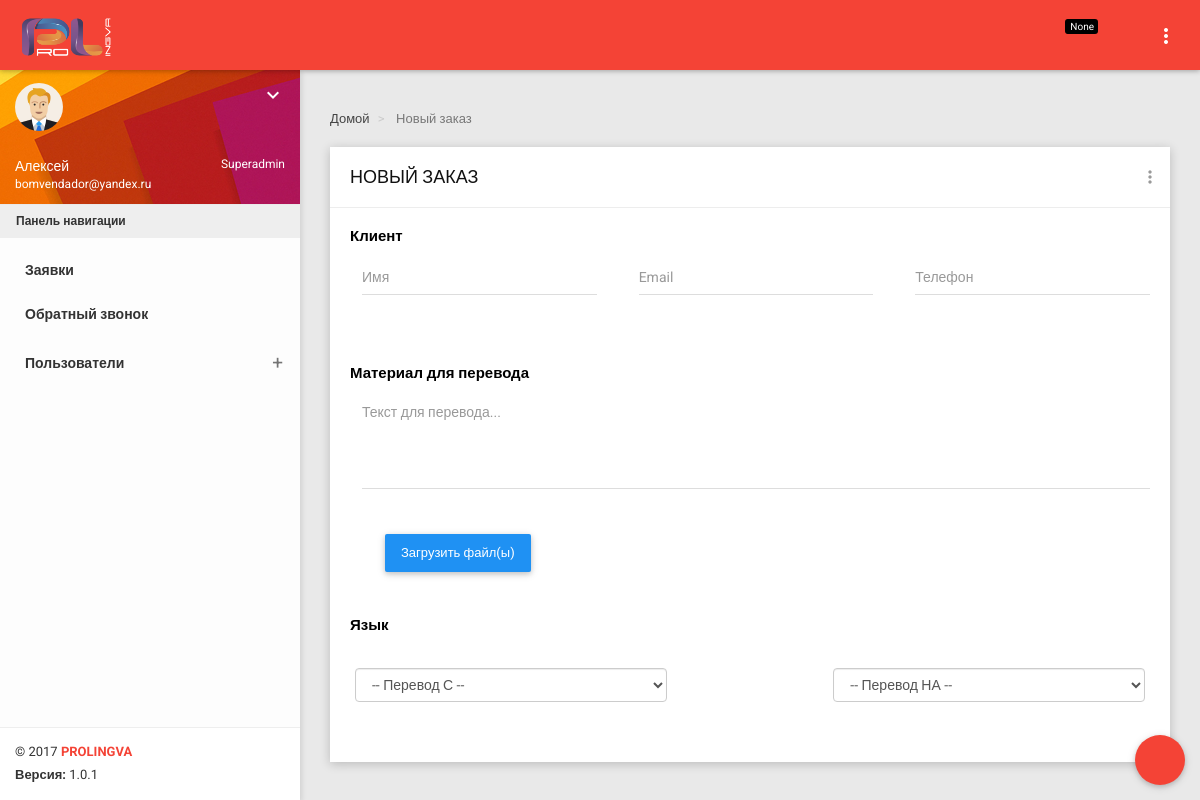
Before: /ru/dashbrd/add_new_order/ (signed in) with the older database file.
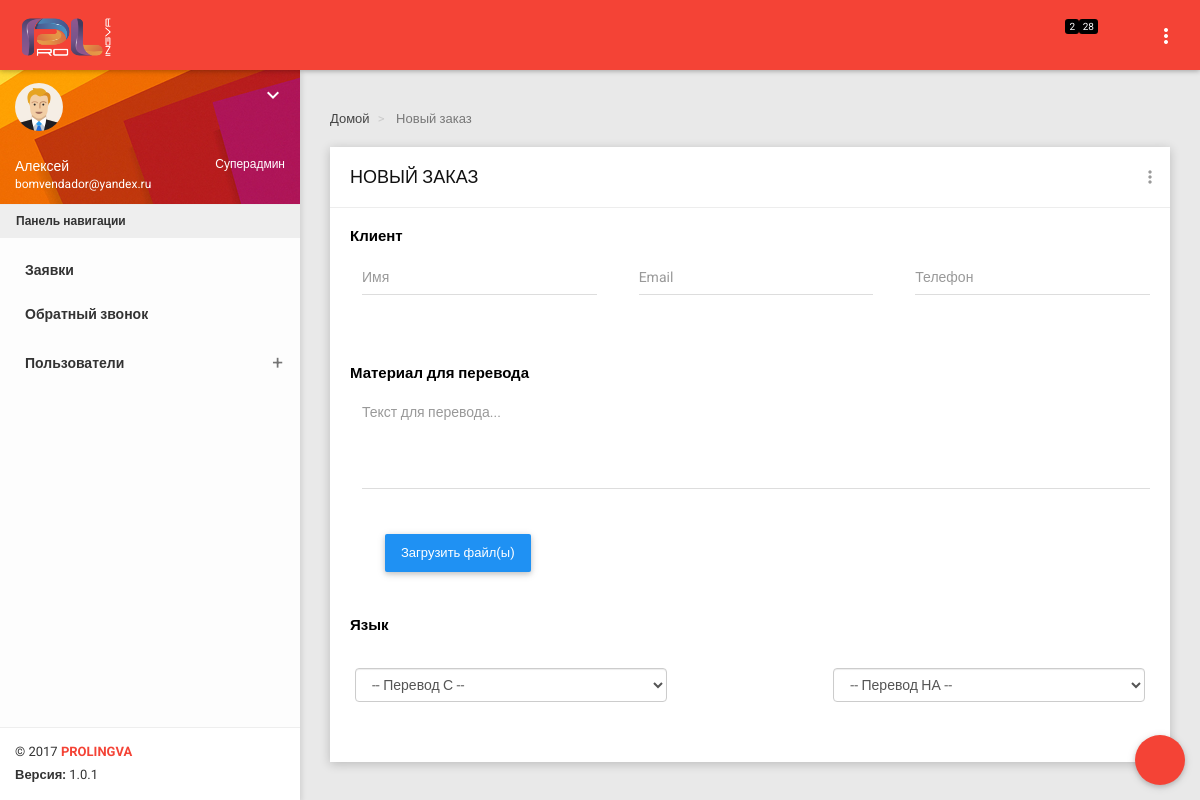
After: the same page with the newer database file.
### ru/models.py (models this page shows)
class UserProfile(models.Model):
    user = models.OneToOneField(User)
    tel = models.CharField(max_length=15)
    role = models.ForeignKey(Role, blank=False, null=False)

class Role(models.Model):
    role_name = models.CharField(max_length=20)

### dashboard_ru/views.py (the view)
@login_required(redirect_field_name=None, login_url='/ru/dashbrd/login')
def add_new_order(request):
    context = get_data_proc(request)
    sent_docs = SentDoc.objects.all()
    user_profile = UserProfile.objects.get(user=request.user)
    clients = Client.objects.all()
    if user_profile.role.role_name == u'Менеджер':
        new_count = sent_docs.filter(status=1).filter(resp=request.user).count()
        context.update({'clients': clients})
    else:
        context.update({'clients': clients})
        if user_profile.role.role_name == u'Суперадмин' or user_profile.role.role_name == u'Админ':
            new_count = sent_docs.filter(status=1).count()
        else:
            new_count = None
    context.update({
        'new_order': True,
        'langs': Language.objects.all().order_by('name'),
        'new_count': new_count
    })
    return render(request, 'new_order.html', context)

### dashboard_ru/templates/new_order.html (shortened to what the changed rows need)
{% extends 'base_board.html' %}
{% load static%}
{% block links %}
    <link href="{% static 'dashboard/plugins/dropzone/dropzone.css' %}" rel="stylesheet" />
    <link href="{% static 'dashboard/plugins/bootstrap-select/css/bootstrap-select.css' %}" rel="stylesheet" />
    <link href="{% static 'css/mdl_file.css' %}" rel="stylesheet" />
    <link rel="stylesheet" href="{% static 'dashboard/plugins/jquery-datatable/skin/bootstrap/css/dataTables.bootstrap.css' %}">
{% endblock %}
{%  block content %}
            <div class="row clearfix" id="modalDocSend">
                <div class="col-lg-12 col-md-12 col-sm-12 col-xs-12">
                    <div class="card">
                        <div class="header">
                            <h2>
                                НОВЫЙ ЗАКАЗ
                            </h2>
                        </div>
                        <form id="doc_send_form">{% csrf_token %}
                            <div class="body">
                                {% if user_profile.role.role_name != 'Клиент' %}
                                <h2 class="card-inside-title">Клиент</h2>
                                {% endif %}
                                <h2 class="card-inside-title">Материал для перевода</h2>
                                <h2 class="card-inside-title">Язык</h2>
                            </div>
                        </form>
                    </div>
                </div>
            </div>
{% endblock %}

### dashboard_ru/templates/base_board.html (shortened to what the changed rows need)
{% load static %}
<!DOCTYPE html>
<html>
<head>
        <link href="{% static 'dashboard/plugins/bootstrap/css/bootstrap.css' %}" rel="stylesheet">
    <link href="{% static 'dashboard/plugins/node-waves/waves.css' %}" rel="stylesheet" />
    <link href="{% static 'dashboard/plugins/animate-css/animate.css' %}" rel="stylesheet" />
    <link href="{% static 'dashboard/plugins/morrisjs/morris.css' %}" rel="stylesheet" />
    <link href="{% static 'css/dashboard/style.css' %}" rel="stylesheet">
    <link rel="stylesheet" href="{% static 'dashboard/plugins/sweetalert/sweetalert.css' %}">
    <link href="{% static 'css/dashboard/themes/all-themes.css' %}" rel="stylesheet" />
    <link rel="stylesheet" href="//cdn.materialdesignicons.com/1.7.22/css/materialdesignicons.min.css">
    {% block links %}
    {% endblock %}
    <link href="{% static 'css/custom.css' %}" rel="stylesheet" />
</head>
<body class="theme-red">
    <nav class="navbar">
        <div class="container-fluid">
            <div class="collapse navbar-collapse" id="navbar-collapse">
                <ul class="nav navbar-nav navbar-right">
                {% if user_profile.role.role_name != 'Клиент' %}
                    <li class="">
                        <a href="{% url 'ru:dashboard_ru:get_new_orders' %}" class="" role="button" data-toggle="tooltip" title="Новые звонки" data-placement="bottom">
                            <span class="label-count" id="new_count_label">{% if new_calls_count != 0 %}{{ new_calls_count }}{% endif %}</span>
                        </a>
                    </li>
                    <li class="">
                        <a href="{% url 'ru:dashboard_ru:get_new_orders' %}" class="" role="button" data-toggle="tooltip" title="Новые заявки" data-placement="bottom">
                            <span class="label-count" id="new_count_label">{% if new_count != 0 %}{{ new_count }}{% endif %}</span>
                        </a>
                    </li>
                    {% else %}
                    <li class="">
                        <a href="{% url 'ru:dashboard_ru:help_dashboard' %}" class="" role="button" data-toggle="tooltip" title="Помощь" data-placement="bottom">
                                <i class="mdi mdi-help f_s_20"></i>
                        </a>
                    </li>
                {% endif %}
                </ul>
            </div>
        </div>
    </nav>
    <section>
        <aside id="leftsidebar" class="sidebar">
            <div class="user-info">
                <div class="info-container">
                    {% if user_profile.role.id != 3 %}
                    <div class="email float-right">{{ user_profile.role.role_name }}</div>
                    {% endif %}
                    <div class="name" data-toggle="dropdown" aria-haspopup="true" aria-expanded="false">{{ user.first_name }}</div>
                    <div class="email">{{ user.email }}</div>
                </div>
            </div>
        </aside>
    </section>
    <section class="content">
        <div class="container-fluid">
            {% block content %}{% endblock %}
        </div>
    </section>
</body>
</html>

Changed rows visible on the page:
changed through a linked row, UserProfile: role.role_name "Superadmin" → "Суперадмин"
Other visible differences:
{{ new_calls_count }}: (not shown) → "2"
{{ new_count }}: "None" → "28"
